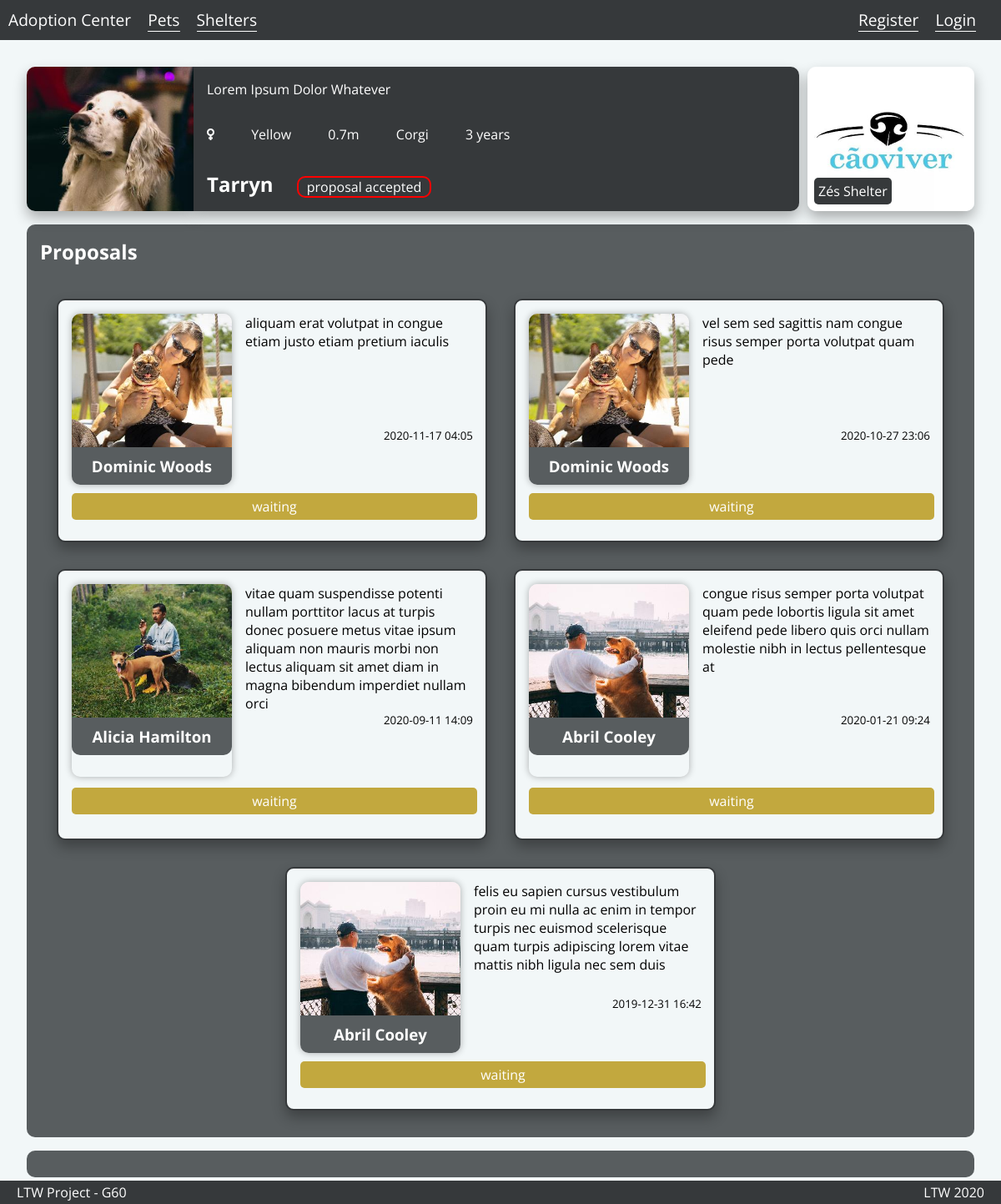
Page /pet_detail.php?id=4 on the committed database.
### tables this page shows
CREATE TABLE Pets (
  pet_id    INTEGER PRIMARY KEY,
  name      VARCHAR,
  species   VARCHAR,
  size      FLOAT,
  color     VARCHAR,
  gender    INTEGER, -- (0 for male),
  info      VARCHAR,
  age       INTEGER,
  location  VARCHAR,
  state     VARCHAR -- Pets can be in several states (being prepared for adoption, prepared, proposal accepted, delivered, …).
);

CREATE TABLE Shelters_Pets (
  shelter_id  INTEGER,
  pet_id      INTEGER,
  FOREIGN KEY (shelter_id) REFERENCES Shelters(shelter_id) ON DELETE CASCADE,
	FOREIGN KEY (pet_id) REFERENCES Pets(pet_id) ON DELETE CASCADE,
	PRIMARY KEY(shelter_id, pet_id)
);

CREATE TABLE Shelters (
  shelter_id  INTEGER PRIMARY KEY,
  username    VARCHAR,
  password    TEXT,
  name        VARCHAR,
  info        VARCHAR
);

CREATE TABLE ProposalsUser (
    prop_id     INTEGER PRIMARY KEY,
    pet_id      INTEGER,
    user_id     INTEGER,
    text        VARCHAR,
    date        VARCHAR,
    state       VARCHAR,
    FOREIGN KEY (pet_id) REFERENCES Pets(pet_id) ON DELETE CASCADE,
    FOREIGN KEY (user_id) REFERENCES Users(user_id) ON DELETE CASCADE
);

CREATE TABLE Users (
  user_id     INTEGER PRIMARY KEY,
  username    VARCHAR,
  password    TEXT,
  name        VARCHAR,
  info        VARCHAR
);

### pet_detail.php (called while the page is built, shortened)
<?php
include_once('database/connection.php');
include_once('database/pets.php');
include_once('database/shelters.php');
$pet = getPetByID($_GET['id']);
$proposals = getPetProposals($_GET['id']);
$owner = getPetOwner($pet['pet_id']);
include('templates/common/header.php');
include('templates/common/navigation_bar.php');
include('templates/pets/pet_detail.php');
include('templates/common/footer.php');

### database/pets.php (called while the page is built, shortened)
<?php
function getPetProposals($petID) {
    global $db;
    if ($stmt = $db->prepare('
            SELECT *
            FROM ProposalsUser, Users
            WHERE pet_id = :id
            AND Users.user_id = ProposalsUser.user_id
            ORDER BY date DESC')
    ) {
        $stmt->bindParam(':id', $petID);
        $stmt->execute();
        return $stmt->fetchAll();
    }
    else {
        printf('errno: %d, error: %s', $db->errorCode(), $db->errorInfo()[2]);
        die;
    }
}
function getPetOwner($petID) {
    global $db;
    if ($stmt = $db->prepare('
        SELECT *
        FROM Pets, Users_Pets
        WHERE Pets.pet_id = :id
        AND Pets.pet_id = Users_Pets.pet_id')) {
        $stmt->bindParam(':id', $petID);
        $stmt->execute();
        $stmt = $db->prepare('
            SELECT *
            FROM Pets, Shelters_Pets
            WHERE Pets.pet_id = :id
            AND Pets.pet_id = Shelters_Pets.pet_id');
        $stmt->bindParam(':id', $petID);
        $stmt->execute();
        $pets = $stmt->fetch();
        return [$pets['shelter_id'], "shelter"];
    }
    else {
        printf('errno: %d, error: %s', $db->errorCode(), $db->errorInfo()[2]);
        die;
    }
}
function getPetByID($petID) {
    global $db;
    if ($stmt = $db->prepare('SELECT * FROM Pets WHERE pet_id = :id')) {
        $stmt->bindParam(':id', $petID);
        $stmt->execute();
        return $stmt->fetch();
    }
    else {
        printf('errno: %d, error: %s', $db->errorCode(), $db->errorInfo()[2]);
        die;
    }
}
function getImageByPetId($petID){
    global $db;
    if ($stmt = $db->prepare('SELECT * FROM Pets_Images WHERE pet_id = :id')) {
        $stmt->bindParam(':id', $petID);
        $stmt->execute();
        return $stmt->fetch()[0];
    }
    else {
        printf('errno: %d, error: %s', $db->errorCode(), $db->errorInfo()[2]);
        die;
    }
}

### database/shelters.php (called while the page is built, shortened)
<?php
function getShelterByID($shelterID) {
    global $db;
    if ($stmt = $db->prepare('SELECT * FROM Shelters WHERE shelter_id = :id')) {
        $stmt->bindParam(':id', $shelterID);
        $stmt->execute();
        return $stmt->fetch();
    }
    else {
        printf('errno: %d, error: %s', $db->errorCode(), $db->errorInfo()[2]);
        die;
    }
}

### templates/pets/pet_detail.php (the view, shortened to what this page needs)
<div class="page-content" id="pet-profile" >
    <div class="pet-bio">
        <a class="pet-image" style="background-image: url('database/images/pets/thumbs_medium/<?= getImageByPetId($_GET['id']) ?>.jpg')">
        </a>
        <section class="pet-info">
            <div id="title">
                <h2><?= $pet['name'] ?></h2>
                <span><?= $pet['state'] ?></span>
            </div>
            <div id="pet-details">
                <?php
                if ($pet['gender'] == 0)
                    echo '<i class="fas fa-mars"></i>';
                else
                    echo '<i class="fas fa-venus"></i>';
                ?>
                <span><?= $pet['color'] ?></span>
                <span><?= $pet['size'] ?>m</span>
                <span><?= $pet['species'] ?></span>
                <span><?= $pet['age'] . ' years' ?></span>
            </div>
            <p><?= $pet['info'] ?></p>
        </section>
        <?php
        if ($owner[1] == 'user') {
            echo '<a id="owner-info" href="user_profile.php?id=' . $owner[0] . '">';
            echo "<div class=\"img\" style=\"background-image: url('database/images/users/profile/thumbs_medium/" . $owner[0] . ".jpg')\"> </div>
                  <p>" . getUserByID($owner[0])['name'] . '</p>
                  </a>';
        }
        else {
            echo '<a id="owner-info" href="shelter_profile.php?id=' . $owner[0] . '">';
            echo "<div class=\"img\" style=\"background-image: url('database/images/shelters/profile/thumbs_medium/" . $owner[0] . ".jpg')\"></div>
                  <p>" . getShelterByID($owner[0])['name'] . '</p>
                  </a>';
        }
        ?>
    </div>
    <section id="proposals">
        <h2>Proposals</h2>
        <div class="grid-list">
            <?php foreach ($proposals as $proposal) { ?>
                <article class="adoption-proposal">
                    <a href="user_profile.php?id=<?= $proposal['user_id'] ?>">
                        <div class="img" style="background-image: url('database/images/users/profile/thumbs_medium/<?= $proposal['user_id'] ?>.jpg"></div>
                        <h3><?= $proposal['name'] ?></h3>
                    </a>
                    <div class="user-details">
                        <p><?= $proposal['text'] ?></p>
                        <small><?= date("Y-m-d H:i", substr($proposal['date'], 0, 10)) ?></small>
                    </div>
                    <?php if (isset($_SESSION['username']) and isOwner($_GET['id']) and $proposal['state']== 'waiting') { ?>
                        <div class="proposal-options">
                            <button id="accept_proposal_button" name="accept" data-petid="<?= $_GET['id'] ?>" data-userid="<?= $proposal['user_id'] ?>">Accept</button>
                            <button id="deny_proposal_button" name="deny" data-petid="<?= $_GET['id'] ?>" data-userid="<?= $proposal['user_id'] ?>">Deny</button>
                        </div>
                    <?php } else { ?>
                        <div id="proposal_states">
                        <?php  if ($proposal['state'] == 'waiting'){ ?>
                        <div id="waiting_state">
                            <p><?= $proposal['state'] ?></p>
                        </div>
                            <?php  }else if ($proposal['state'] == 'accepted') { ?>
                                <div id="accepted_state">
                                    <p><?= $proposal['state'] ?></p>
                                </div>
                            <?php  }else {?>
                                <div id="denied_state">
                                    <p><?= $proposal['state'] ?></p>
                                </div>
                            <?php  } ?>
                        </div>
                    <?php } ?>
                </article>
            <?php } ?>
        </div>
    </section>
    <section id="pet-comments" data-petid="<?= $_GET['id']?>" data-session="<?= isset($_SESSION['username']) ?>">
    </section>
</div>

### style/style.css (style rules this page uses)
* { margin: 0; padding: 0; border: 0; text-decoration: none; font-family: "Open Sans", sans-serif; }
html, body { background-color: #F2F7F8; height: 100%; position: relative; min-height: 100%; }
.page-content { padding: 2em; }
body { display: flex; flex-direction: column; }
body { height: auto; }
body a { color: white; text-decoration: none; }
#pet-profile .pet-bio { display: grid; grid-template-columns: 200px 3fr 200px; grid-gap: 10px; }
#pet-profile .pet-bio .pet-image { grid-column: 1; border-radius: 10px 0 0 10px; justify-self: auto; width: 100%; height: 100%; background-size: cover; background-position: center; box-shadow: 0 8px 16px 0 rgba(0, 0, 0, 0.3); }
#pet-profile .pet-bio #owner-info { grid-column: 3; position: relative; }
#pet-profile .pet-bio #owner-info .img { border-radius: 10px; width: 100%; height: 100%; background-size: cover; background-position: center; box-shadow: 0 8px 16px 0 rgba(0, 0, 0, 0.3); }
#pet-profile .pet-bio #owner-info p { padding: 5px; border-radius: 5px; background-color: #36393B; position: absolute; bottom: 8px; left: 8px; color: white; }
#pet-profile .pet-bio .pet-info { height: 100%; margin-left: -10px; display: grid; background-color: #36393B; color: white; border-radius: 0 10px 10px 0; grid-template-columns: auto 20% 20%; grid-template-areas: "description" "details" "name"; box-shadow: 0 8px 16px 0 rgba(0, 0, 0, 0.3); }
#pet-profile .pet-bio .pet-info #title { grid-area: name; padding: 1em; }
#pet-profile .pet-bio .pet-info #title span, #pet-profile .pet-bio .pet-info #title h2 { display: inline-block; margin-right: 1em; }
#pet-profile .pet-bio .pet-info #title h2 { font-size: 150%; }
#pet-profile .pet-bio .pet-info #title span { border: 2px solid red; border-radius: 10px; padding: 0 10px; }
#pet-profile .pet-bio .pet-info #pet-details { grid-area: details; grid-column: 1/4; padding: 1em; }
#pet-profile .pet-bio .pet-info #pet-details > * { margin-right: 40px; }
#pet-profile .pet-bio .pet-info p { grid-column: 1/4; padding: 1em; }
#pet-profile #proposals { margin-top: 1em; padding: 1em; background-color: #585D5F; color: white; border-radius: 10px; }
#pet-profile #proposals h2 { margin-bottom: 1em; }
#pet-profile #proposals .grid-list { display: flex; flex-wrap: wrap; justify-content: center; }
#pet-profile #proposals .grid-list .adoption-proposal { justify-self: center; padding: 1em; max-width: 30em; margin: 1em; background-color: #F2F7F8; border-radius: 10px; border: 2px solid #36393B; box-shadow: 0 8px 16px 0 rgba(0, 0, 0, 0.3); display: grid; color: black; grid-template-columns: 40% 60%; grid-template-rows: 2fr 0.5fr; grid-column-gap: 1em; }
#pet-profile #proposals .grid-list .adoption-proposal a { border-radius: 10px; box-shadow: 0 0 0.5rem rgba(0, 0, 0, 0.3); }
#pet-profile #proposals .grid-list .adoption-proposal a .img { border-radius: 10px 10px 0 0; width: 100%; background-size: cover; background-position: center; grid-row: 1; min-height: 10em; grid-column: 1; }
#pet-profile #proposals .grid-list .adoption-proposal a h3 { text-align: center; margin: 0; padding: 10px; border-radius: 0 0 10px 10px; background-color: #585D5F; color: white; grid-row: 2; grid-column: 1; }
#pet-profile #proposals .grid-list .adoption-proposal .user-details { color: black; margin-right: 15px; margin-bottom: 0; height: auto; grid-row: 1/2; grid-column: 2; display: grid; grid-template-rows: 1fr 0.5fr; }
#pet-profile #proposals .grid-list .adoption-proposal .user-details small { text-align: right; }
#pet-profile #proposals .grid-list .adoption-proposal #proposal_states { grid-row: 2; grid-column: 1/3; margin-right: 10px; align-self: center; text-align: center; }
#pet-profile #proposals .grid-list .adoption-proposal #proposal_states #waiting_state, #pet-profile #proposals .grid-list .adoption-proposal #proposal_states #denied_state, #pet-profile #proposals .grid-list .adoption-proposal #proposal_states #accepted_state { color: white; padding: 5px; border-radius: 5px; background-color: #C2A83E; }
#pet-profile #pet-comments, #pet-profile #make_proposal { margin-top: 1em; padding: 1em; background-color: #585D5F; border-radius: 10px; color: white; }

### rows in the picture
pets: name "Tarryn", state "proposal accepted", color "Yellow", size "0.7", species "Corgi", age "3", info "Lorem Ipsum Dolor Whatever", pet_id.name "Zés Shelter"
proposalsuser: user.name "Dominic Woods", text "aliquam erat volutpat in congue etiam justo etiam pretium iaculis", date "2020-11-17 04:05", state "waiting"
proposalsuser: user.name "Dominic Woods", text "vel sem sed sagittis nam congue risus semper porta volutpat quam pede", date "2020-10-27 23:06", state "waiting"
proposalsuser: shows a picture, user.name "Alicia Hamilton", text "vitae quam suspendisse potenti nullam porttitor lacus at turpis donec posuere metus vitae ipsum aliquam non mauris morbi non lectus aliquam sit amet diam in magna bibendum imperdiet nullam orci", date "2020-09-11 14:09", state "waiting"
proposalsuser: user.name "Abril Cooley", text "congue risus semper porta volutpat quam pede lobortis ligula sit amet eleifend pede libero quis orci nullam molestie nibh in lectus pellentesque at", date "2020-01-21 09:24", state "waiting"
proposalsuser: user.name "Abril Cooley", text "felis eu sapien cursus vestibulum proin eu mi nulla ac enim in tempor turpis nec euismod scelerisque quam turpis adipiscing lorem vitae mattis nibh ligula nec sem duis", date "2019-12-31 16:42", state "waiting"
